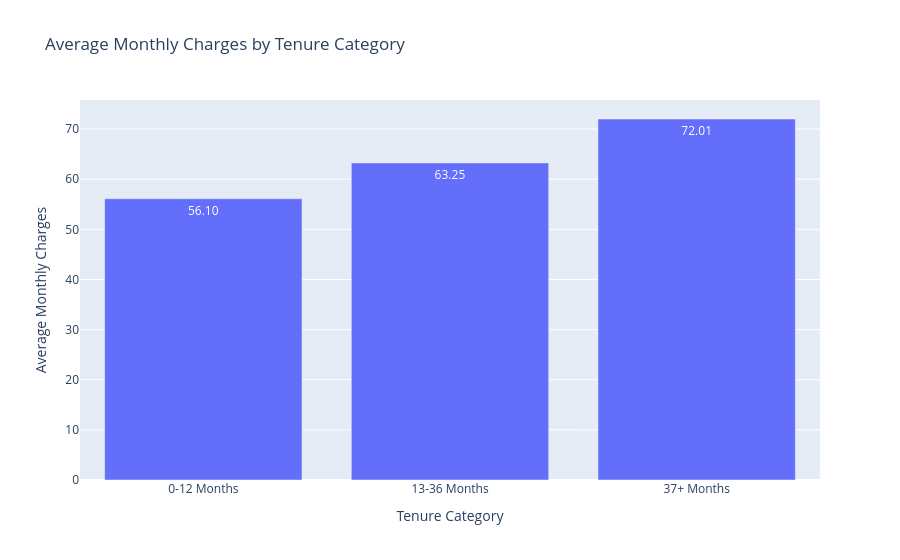

Here is the notebook cell this chart was saved with:
### Markdown cell above
Interactive bar chart with Plotly

### Code cell
import plotly.express as px

avg_charges = (
    df.groupby("tenure_category", as_index=False)["MonthlyCharges"]
    .mean()
)

fig = px.bar(
    avg_charges,
    x="tenure_category",
    y="MonthlyCharges",
    title="Average Monthly Charges by Tenure Category",
    labels={
        "tenure_category": "Tenure Category",
        "MonthlyCharges": "Average Monthly Charges"
    },
    text_auto=".2f"
)

fig.show()

### Figure 1 — Plotly figure (JSON) as saved in the notebook; plotly's stock layout.template omitted (floating-point values rounded to 4 significant figures)
{"data": [{"hovertemplate": "Tenure Category=%{x}<br>Average Monthly Charges=%{y}<extra></extra>", "legendgroup": "", "marker": {"color": "#636efa", "pattern": {"shape": ""}}, "name": "", "orientation": "v", "showlegend": false, "textposition": "auto", "texttemplate": "%{y:.2f}", "type": "bar", "x": ["0-12 Months", "13-36 Months", "37+ Months"], "xaxis": "x", "y": [56.1, 63.25, 72.01], "yaxis": "y"}], "layout": {"barmode": "relative", "legend": {"tracegroupgap": 0}, "title": {"text": "Average Monthly Charges by Tenure Category"}, "xaxis": {"anchor": "y", "domain": [0, 1], "title": {"text": "Tenure Category"}}, "yaxis": {"anchor": "x", "domain": [0, 1], "title": {"text": "Average Monthly Charges"}}}}
